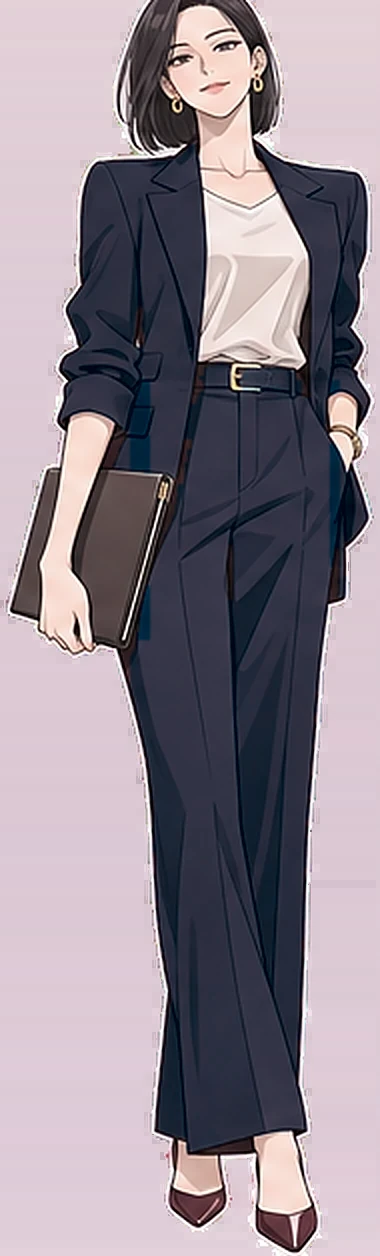
#> input picture img/yujin_pt.webp, 380 x 1256 px
$ python -i cutout.py   (imports and definitions only)
#> lines starting #> are read from the running program, lines starting #| are printed output that depends on the picture; after the words box and inside, x2 and y2 are one past the last pixel; in counts of white or black regions, pixels touching at a corner belong together
#> further down, picture is the input picture: shape (1256, 380, 3); mean B, G, R 145.1, 135, 145.2
"""AI로 만든 캐릭터 그림을 게임용 파일로 바꾸기

  전신 (배경 제거):  python tools/cutout.py 원본.png img/yujin_pt.webp
  얼굴 (크기만 맞춤): python tools/cutout.py --face 원본.png img/yujin_sad.webp

전신 그림은 단색 또는 옅은 그라디언트 배경에서 만든 그림일 때 가장 잘 지워집니다.
필요한 것: pip install pillow numpy opencv-python
"""
import sys
import numpy as np
import cv2
from PIL import Image, ImageFilter

FULL_H = 1240   # 전신 그림 높이 (px)
FACE_H = 390    # 얼굴 그림 높이 (px)


def remove_bg(bgr):
    img = bgr.astype(np.float32)
    h, w = img.shape[:2]
#> h = 1256; w = 380
    # 1) 테두리에서 비슷한 색을 따라 채워 배경 영역 찾기
    c8 = bgr.copy()
    mask = np.zeros((h + 2, w + 2), np.uint8)
    flags = 4 | cv2.FLOODFILL_MASK_ONLY | (255 << 8)
    step = max(4, min(h, w) // 120)
#> step = 4
    seeds = [(x, 0) for x in range(0, w, step)] + [(x, h - 1) for x in range(0, w, step)] \
        + [(0, y) for y in range(0, h, step)] + [(w - 1, y) for y in range(0, h, step)]
    for sx, sy in seeds:
        if not mask[sy + 1, sx + 1]:
            cv2.floodFill(c8, mask, (sx, sy), 0, (5,) * 3, (5,) * 3, flags)
    fg = (mask[1:-1, 1:-1] == 0).astype(np.uint8)
    n, lab, st, _ = cv2.connectedComponentsWithStats(fg, 8)
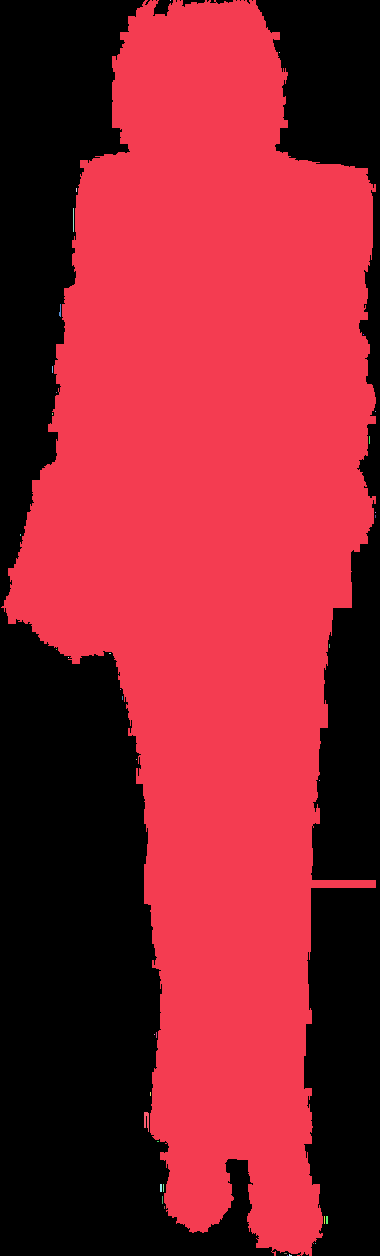
#> lab: shape (1256, 380) int32; 39 distinct labels, from 0 to 38; one colour per label, 0 black
#> n = 39; st = 39 rows, first 6: [0, 0, 380, 1256, 201764], [1, 0, 375, 1256, 275276], [170, 0, 1, 1, 1], [279, 52, 1, 1, 1], [76, 188, 1, 4, 4], [73, 208, 1, 24, 24]
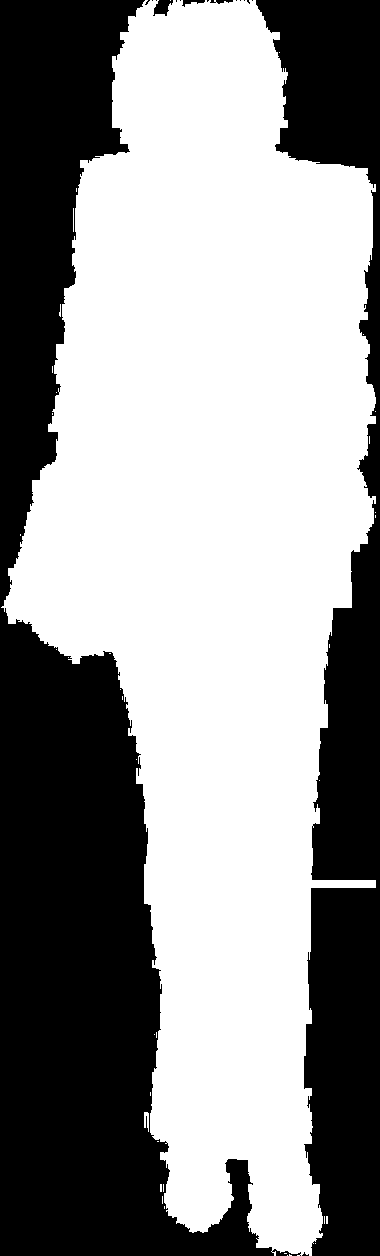
#> fg: shape (1256, 380); values 0 (black) and 1 (white), 57.7% white; 17 black regions (12 under 20 px), largest, box (x1, y1, x2, y2) and area: (0, 0, 301, 1256) 137533, (256, 0, 380, 1256) 63863, (153, 0, 173, 16) 198, (182, 0, 205, 7) 74, (210, 0, 233, 4) 54
    keep = np.zeros_like(fg)
    big = max(1500, int(h * w * 0.002))
#> big = 1500
    for i in range(1, n):
        if st[i, cv2.CC_STAT_AREA] > big:
            keep[lab == i] = 1
#> keep: shape (1256, 380); values 0 (black) and 1 (white), 57.7% white; 17 black regions (12 under 20 px), largest, box (x1, y1, x2, y2) and area: (0, 0, 301, 1256) 137727, (256, 0, 380, 1256) 63908, (153, 0, 173, 16) 199, (182, 0, 205, 7) 74, (210, 0, 233, 4) 54
    # 2) 배경 색 모델 (행마다 왼쪽~오른쪽 테두리 색을 이어 줌)
    L = img[:, 1:5].mean(axis=1)
#> L = 1256 rows, first 8: [215, 209, 228], [215, 209, 228], [215, 209, 228], [215, 209, 228], [215, 209, 228], [215, 209, 228], [215, 209, 228], [215, 209, 228]
    R = img[:, w - 5:w - 1].mean(axis=1)
#> R = 1256 rows, first 8: [215, 209, 228], [215, 209, 228], [215, 209, 228], [215, 209, 228], [214.2, 208.2, 227.2], [214.2, 208.2, 227.2], [214.2, 208.2, 227.2], [214.2, 208.2, 227.2]
    t = np.linspace(0, 1, w)[None, :, None]
#> t = 380 values from 0 to 1
    B = cv2.GaussianBlur(L[:, None, :] * (1 - t) + R[:, None, :] * t, (1, 31), 8)
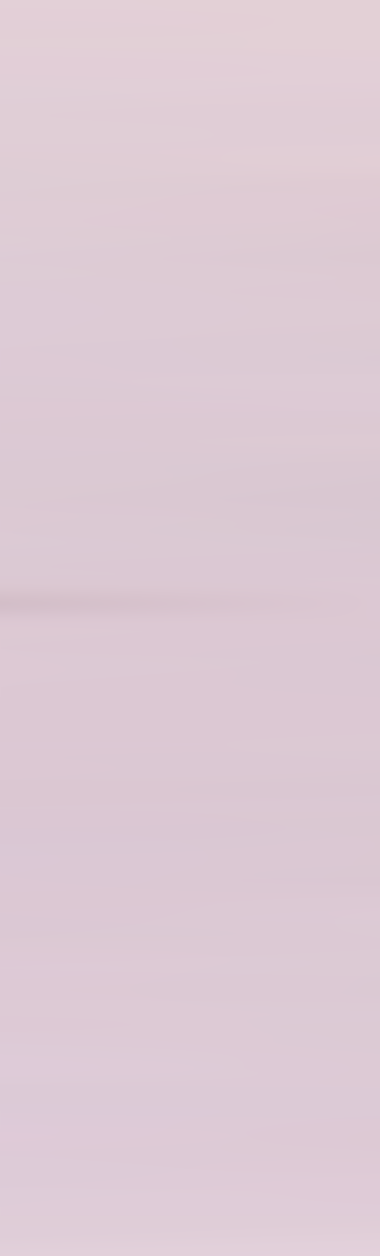
#> B: shape (1256, 380, 3) float64; mean of channels 0, 1, 2 212.9, 202.6, 221.4; drawn as B, G, R
    dist = np.sqrt(((img - B) ** 2).sum(axis=2))
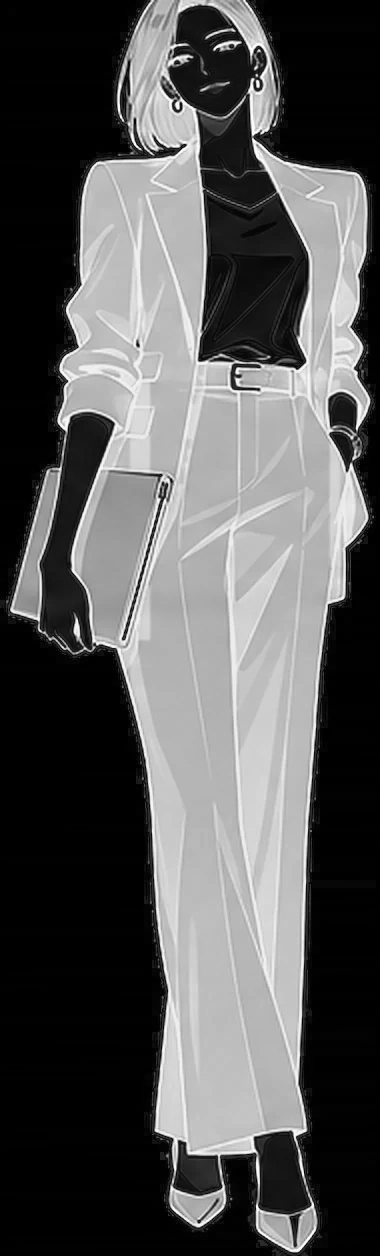
#> dist: shape (1256, 380) float64; min 4.92e-14, max 375.3, mean 129.6; drawn with min black and max white
    soft = np.clip((dist - 6) / 28, 0, 1)
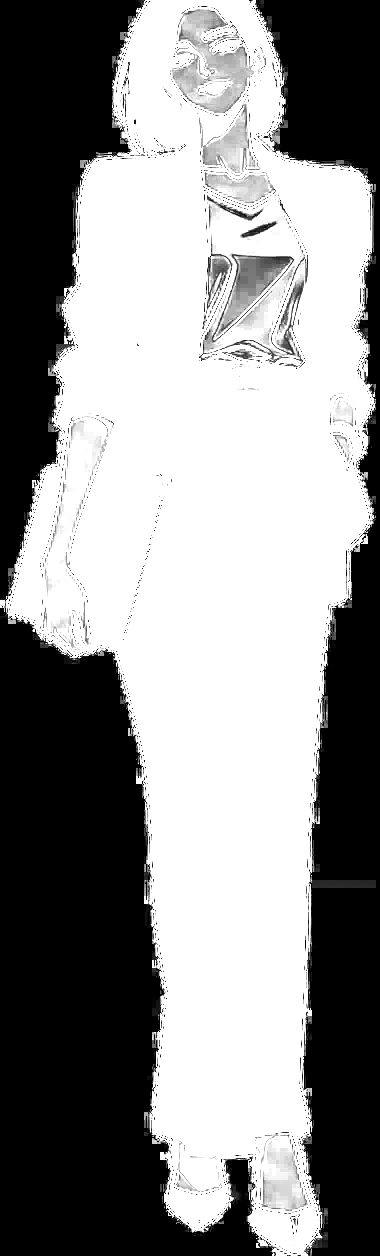
#> soft: shape (1256, 380) float64; min 0, max 1, mean 0.555
    near = cv2.dilate(keep, np.ones((5, 5), np.uint8))
#> near: shape (1256, 380); values 0 (black) and 1 (white), 59.5% white; 8 black regions (4 under 20 px), largest, box (x1, y1, x2, y2) and area: (0, 610, 272, 1256) 92793, (258, 0, 380, 1256) 60051, (0, 0, 141, 604) 40357, (156, 0, 171, 12) 93
    core = cv2.erode(keep, np.ones((3, 3), np.uint8), iterations=3)
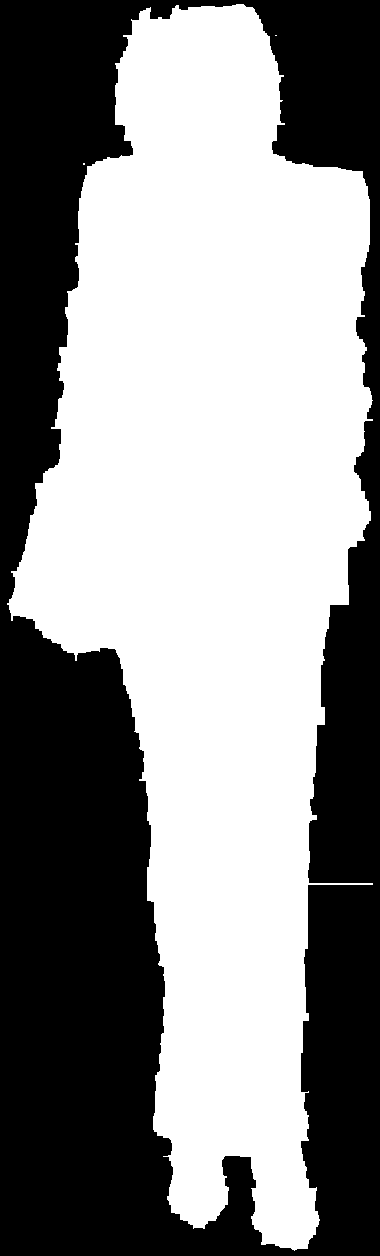
#> core: shape (1256, 380); values 0 (black) and 1 (white), 54.9% white; 1 black region, box (x1, y1, x2, y2) and area: (0, 0, 380, 1256) 215453
    alpha = np.where(core > 0, 1.0, soft) * near
    # 팔과 몸 사이처럼 둘러싸인 좁은 배경 틈
    cand = ((dist < 9) & (keep > 0)).astype(np.uint8)
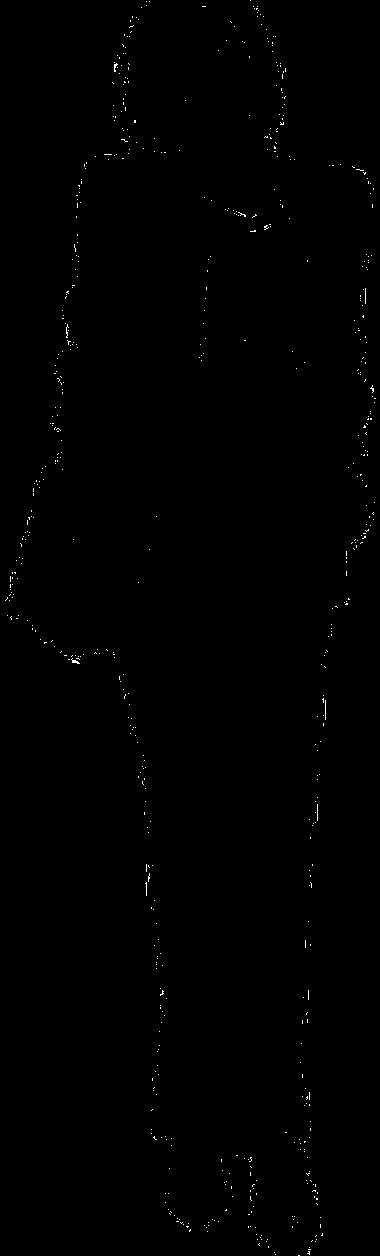
#> cand: shape (1256, 380); values 0 (black) and 1 (white), 0.27% white in thin lines or dots
    n2, lab2, st2, _ = cv2.connectedComponentsWithStats(cand, 4)
#> lab2: shape (1256, 380) int32; 641 distinct labels, from 0 to 640
#> n2 = 641; st2 = 641 rows, first 6: [0, 0, 380, 1256, 475979], [146, 1, 1, 1, 1], [149, 1, 1, 1, 1], [250, 0, 1, 1, 1], [146, 5, 1, 1, 1], [141, 7, 1, 1, 1]
    for i in range(1, n2):
        if st2[i, cv2.CC_STAT_AREA] > 60 and st2[i, cv2.CC_STAT_HEIGHT] > 2.5 * st2[i, cv2.CC_STAT_WIDTH]:
            alpha[lab2 == i] = 0
    alpha = cv2.GaussianBlur(alpha.astype(np.float32), (3, 3), 0.6)
    # 3) 가장자리에 남은 배경색 빼기
    a = np.clip(alpha, 1e-3, 1)[:, :, None]
    F = np.clip(np.where(a > 0.05, (img - (1 - a) * B) / a, img), 0, 255)
    rgba = np.dstack([F, alpha * 255]).astype(np.uint8)
    ys, xs = np.where(alpha > 0.05)
    return rgba[max(0, ys.min() - 3):ys.max() + 4, max(0, xs.min() - 3):xs.max() + 4]


def fit_height(im, target):
    if im.height == target:
        return im
    out = im.resize((round(im.width * target / im.height), target), Image.LANCZOS)
    if target > im.height:  # 키운 경우 살짝 선명하게
        rgb = out.convert('RGB').filter(ImageFilter.UnsharpMask(radius=1.6, percent=60, threshold=2))
        if 'A' in out.getbands():
            rgb.putalpha(out.getchannel('A'))
        out = rgb
    return out


def main():
    args = [a for a in sys.argv[1:] if not a.startswith('--')]
    if len(args) != 2:
        print(__doc__)
        sys.exit(1)
    src, dst = args
    if '--face' in sys.argv:
        im = fit_height(Image.open(src).convert('RGB'), FACE_H)
    else:
        pim = Image.open(src)
        if pim.mode in ('RGBA', 'LA') and pim.getchannel('A').getextrema()[0] < 250:
            # 이미 배경이 투명한 그림: 여백만 자르고 크기 맞춤
            pim = pim.convert('RGBA')
            im = fit_height(pim.crop(pim.getchannel('A').point(lambda v: 255 if v > 12 else 0).getbbox()), FULL_H)
            im.save(dst, quality=90, method=6)
            print('저장:', dst, im.size)
            return
        bgr = cv2.imread(src, cv2.IMREAD_COLOR)
        if bgr is None:
            sys.exit(f'그림을 열 수 없어요: {src}')
        rgba = remove_bg(bgr)
        im = fit_height(Image.fromarray(cv2.cvtColor(rgba, cv2.COLOR_BGRA2RGBA)), FULL_H)
    im.save(dst, quality=90, method=6)
    print('저장:', dst, im.size)


# [2 lines not run here, left out]

>>> import cv2
>>> picture = cv2.imread('../img/yujin_pt.webp')
>>> result = remove_bg(picture)

$ run again, on img/doyun.webp
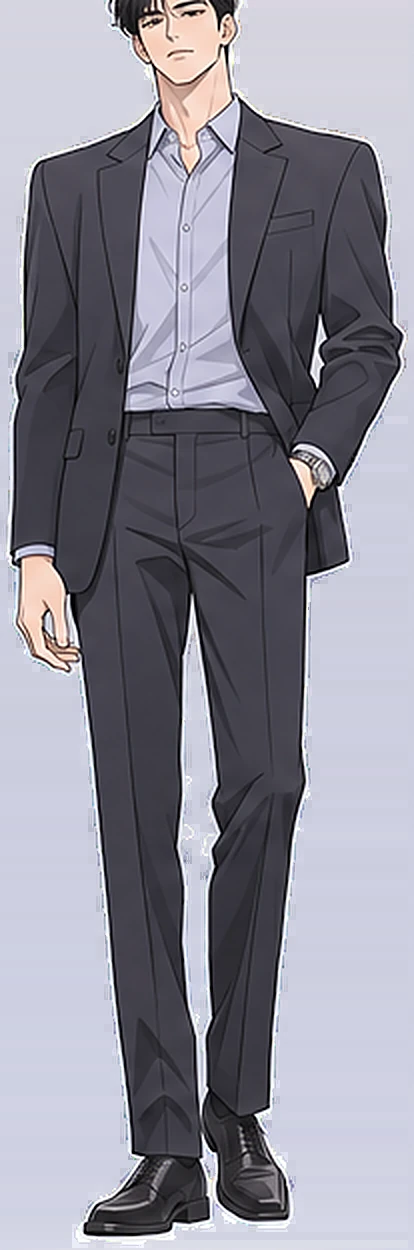
#> input picture img/doyun.webp, 414 x 1250 px
#> picture is the input picture: shape (1250, 414, 3); mean B, G, R 151.5, 139.8, 140.8
#> lab: shape (1250, 414) int32; 38 distinct labels, from 0 to 37
#> n = 38; st = 38 rows, first 6: [0, 0, 414, 1250, 205153], [4, 0, 404, 1248, 312155], [121, 0, 1, 3, 3], [128, 0, 2, 3, 4], [126, 4, 2, 4, 4], [245, 6, 1, 1, 1]
#> in remove_bg, `n, lab, st, _ = cv2.connectedComponentsWithStats(fg, 8)`:
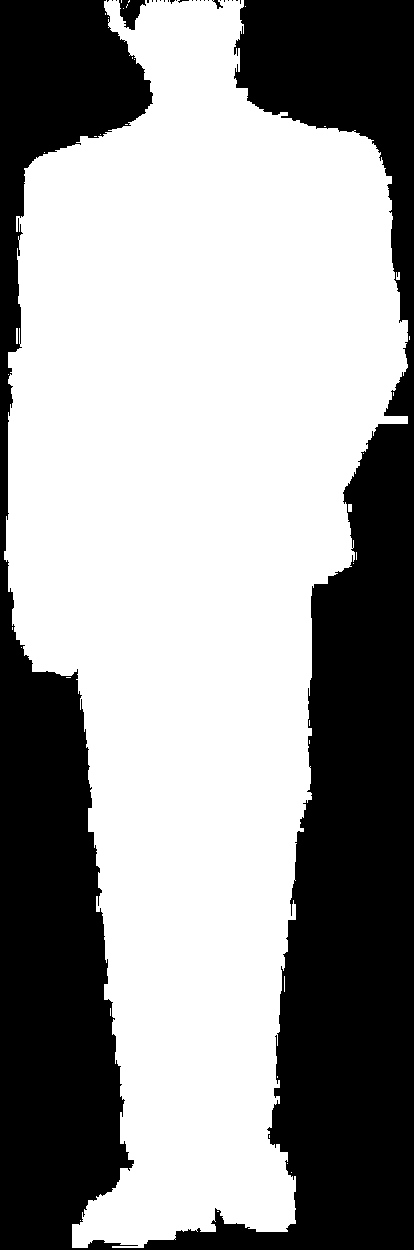
#> fg: shape (1250, 414); values 0 (black) and 1 (white), 60.4% white; 26 black regions (23 under 20 px), largest, box (x1, y1, x2, y2) and area: (0, 0, 414, 1250) 204572, (119, 0, 146, 30) 480, (212, 0, 223, 9) 39
#> L = 1250 rows, first 8: [224, 213, 213], [224, 213, 213], [224, 213, 213], [224, 213, 213], [224, 213, 213], [224, 213, 213], [224, 213, 213], [224, 213, 213]
#> R = 1250 rows, first 8: [224, 212, 214], [224, 212, 214], [224, 212, 214], [224, 212, 214], [224, 212, 214], [224, 212, 214], [224, 212, 214], [224, 212, 214]
#> near: shape (1250, 414); values 0 (black) and 1 (white), 62% white; 4 black regions, box (x1, y1, x2, y2) and area: (146, 0, 414, 1250) 115201, (0, 0, 150, 1250) 81077, (121, 0, 143, 27) 315, (90, 1242, 110, 1250) 121
#> core: shape (1250, 414); values 0 (black) and 1 (white), 57.7% white; 1 black region, box (x1, y1, x2, y2) and area: (0, 0, 414, 1250) 218724
#> cand: shape (1250, 414); values 0 (black) and 1 (white), 1.9% white; 1162 white regions (1131 under 20 px), largest, box (x1, y1, x2, y2) and area: (184, 654, 215, 833) 2556, (183, 838, 209, 1033) 2143, (138, 280, 156, 323) 295
#> lab2: shape (1250, 414) int32; 1163 distinct labels, from 0 to 1162
#> n2 = 1163; st2 = 1163 rows, first 6: [0, 0, 414, 1250, 507692], [114, 1, 1, 1, 1], [239, 1, 1, 3, 3], [111, 4, 1, 1, 1], [242, 5, 2, 2, 3], [107, 6, 1, 1, 1]
#> in remove_bg, `return rgba[max(0, ys.min() - 3):ys.max() + 4, max(0, xs.min() - 3):xs..`:
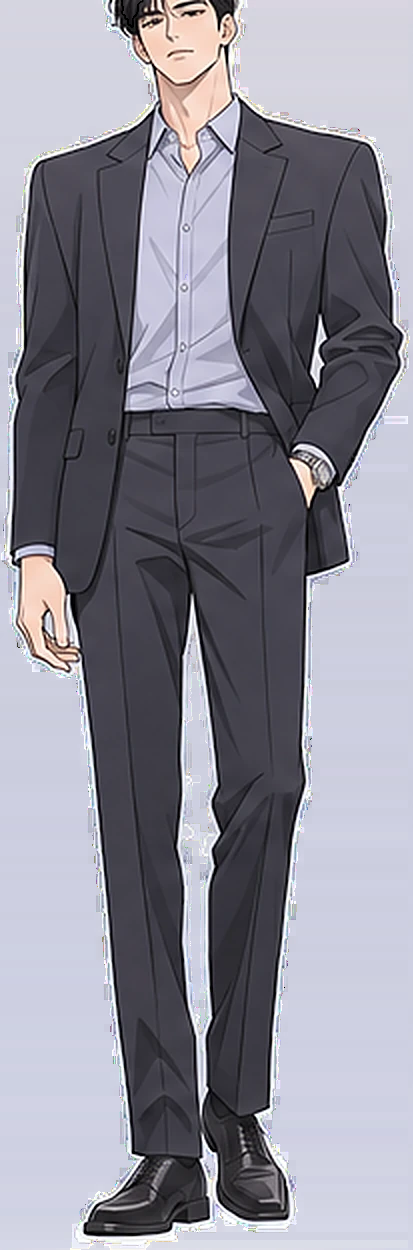
#> returned value: shape (1250, 413, 4); mean of channels 0, 1, 2, 3 151.2, 139.7, 140.6, 150.6; drawn as B, G, R
